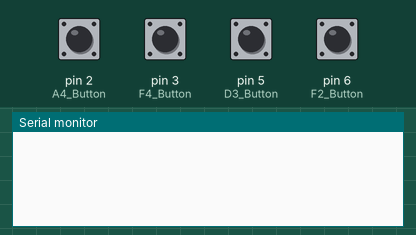
Simulated run of this sketch. Board: Arduino Leonardo, built with avr-gcc and run on an emulated ATmega32U4. Parts: the last lines printed to the serial monitor. The test bench sets the inputs (shaded band); at power-on: pin 2 (A4_Button), pin 3 (F4_Button), pin 5 (D3_Button), pin 6 (F2_Button) HIGH. Random numbers use the default seed unless the sketch sets one.

Above: at 5.0 s.
5.1 s: pin 3 (F4_Button) pulled LOW for 0.15 s
At 7.5 s:
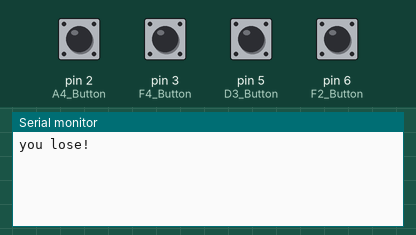
7.8 s: pin 2 (A4_Button) pulled LOW for 0.15 s
At 9.7 s:
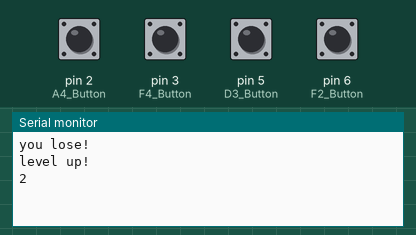

The sketch:

sf_says_expert.ino
```cpp
//Expert DIFFICULTY: 4 notes, continuous sequence, max level = 15


#include <MIDIUSB.h>

const int NOTE_A4 = 69;
const int FREQ_A4 = 440;

const int NOTE_F4 = 77;
const int FREQ_F4 = 349;

const int NOTE_D3 = 62;
const int FREQ_D3 = 146;

const int NOTE_F2 = 53;
const int FREQ_F2 = 87;

const int A4_Button = 2;
const int F4_Button = 3;
const int D3_Button = 5;
const int F2_Button = 6;

int lastA4State = HIGH;
int lastF4State = HIGH;
int lastD3State = HIGH;
int lastF2State = HIGH;

String incomingByte = " ";

bool played = false;
bool generate = false;


int initial_level = 2;
int current_level = 2;
const int max_level = 15;

//sequence of notes
int notes[] = {NOTE_A4, NOTE_F4,NOTE_D3,NOTE_F2};

int sf_sequence[max_level];
int in_sequence[max_level];


void setup() {
  pinMode(A4_Button, INPUT_PULLUP);
  pinMode(F4_Button, INPUT_PULLUP);
  pinMode(D3_Button, INPUT_PULLUP);
  pinMode(F2_Button, INPUT_PULLUP);

  Serial.begin(9600);

}

void loop() {

  if ((!generate) && current_level<max_level) {
    delay(500);
    generate_sfsequence();
    generate = !generate;
  }
  delay(200);
  //play the sequence once
  if ((!played) && current_level<max_level) {
    delay(500);
    //Serial.println("playing sequence...");
    sfSays();
    played = !played;

  }
  get_sequence();
}

void generate_sfsequence() {

  //makes sequence ACTUALLY random
  randomSeed(analogRead(0));

//  Serial.println("generating sequence");

  for (int i = 0; i < max_level; i++) {
    int n = random(0, (sizeof(notes) / sizeof(notes[0])));

    sf_sequence[i] = notes[n];

  }

}

void sfSays() {

  //play an initial sequence of notes denoted in the sf_sequence list
  for (int i = 0; i < current_level; i++) {
    midiCmd(0x90, sf_sequence[i], 0x60);
    delay(1000);
    midiCmd(0x80, sf_sequence[i], 0x00);
    delay(500);
  }

}


void get_sequence() {

  int correct = 0;
  for (int i = 0; i < current_level; i++) {
    correct = 0;
    while (correct == 0) {
      //read the buttons
      int A4_State = digitalRead(A4_Button);
      int F4_State = digitalRead(F4_Button);
      int D3_State = digitalRead(D3_Button);
      int F2_State = digitalRead(F2_Button);

      //if one of the buttons is pressed
      if (A4_State != lastA4State || F4_State != lastF4State || D3_State != lastD3State || F2_State != lastF2State) {

        //if A4 pushed, add to in_sequence
        if (A4_State == LOW)
        {
          //play note A4
          midiCmd(0x90, NOTE_A4, 0x60);
          delay(1000);
          midiCmd(0x80, NOTE_A4, 0x00);

          //add it to sequence
          in_sequence[i] = NOTE_A4;
          correct = 1;
          delay(200);
          //if it does not match generated sequence, game over
          if (in_sequence[i] != sf_sequence[i])
          {
            gameOver();
            return;
          }

        }

        //if F4 pushed, add to in_sequence
        if (F4_State == LOW)
        {
          //play note F4
          midiCmd(0x90, NOTE_F4, 0x60);
          delay(1000);
          midiCmd(0x80, NOTE_F4, 0x00);

          in_sequence[i] = NOTE_F4;
          correct = 1;
          delay(200);
          //if it does not match generated sequence, game over
          if (in_sequence[i] != sf_sequence[i])
          {
            gameOver();
            return;
          }

        }

         //if D3 pushed, add to in_sequence
        if (D3_State == LOW)
        {
          //play note A4
          midiCmd(0x90, NOTE_D3, 0x60);
          delay(1000);
          midiCmd(0x80, NOTE_D3, 0x00);

          //add it to sequence
          in_sequence[i] = NOTE_D3;
          correct = 1;
          delay(200);
          //if it does not match generated sequence, game over
          if (in_sequence[i] != sf_sequence[i])
          {
            gameOver();
            return;
          }

        }

         //if F2 pushed, add to in_sequence
        if (F2_State == LOW)
        {
          //play note A4
          midiCmd(0x90, NOTE_F2, 0x60);
          delay(1000);
          midiCmd(0x80, NOTE_F2, 0x00);

          //add it to sequence
          in_sequence[i] = NOTE_F2;
          correct = 1;
          delay(200);
          //if it does not match generated sequence, game over
          if (in_sequence[i] != sf_sequence[i])
          {
            gameOver();
            return;
          }

        }

      }
      lastF4State = F4_State;
      lastA4State = A4_State;
      lastD3State = D3_State;
      lastF2State = F2_State;
    }
  }
  levelUp();
}

void levelUp() {
  if (current_level < max_level) {
    current_level++;
    Serial.println("level up!");
    Serial.println(current_level);

    played = !played;

  }
  if (current_level == max_level){

    Serial.print("you win!");

  }

}

void gameOver() {

  Serial.println("you lose!");
  current_level = 1;

//  Serial.println("want to play again? Type y for yes");
//  if(Serial.available()>0){
//    if(incomingByte == "y\r") {
//      generate = !generate;
//    }
//    else{
//      Serial.println("GAME OVER");
//    }
//  }

}


//midi command generic function
void midiCmd(byte cmd, byte data1, byte data2) {
  //MIDI command is three bytes; cmd, data1, data2.
  //last four bits of cmd (cmd >> 4) is the MIDI channel:
  midiEventPacket_t midiMsg = {cmd >> 4, cmd, data1, data2};
  MidiUSB.sendMIDI(midiMsg);

}
```

Measured:
- after the input at 5.1 s, the serial monitor: prints a new line after 1.2 s (image 1)
- after the input at 7.8 s, the serial monitor: prints a new line after 1.2 s (image 2)
